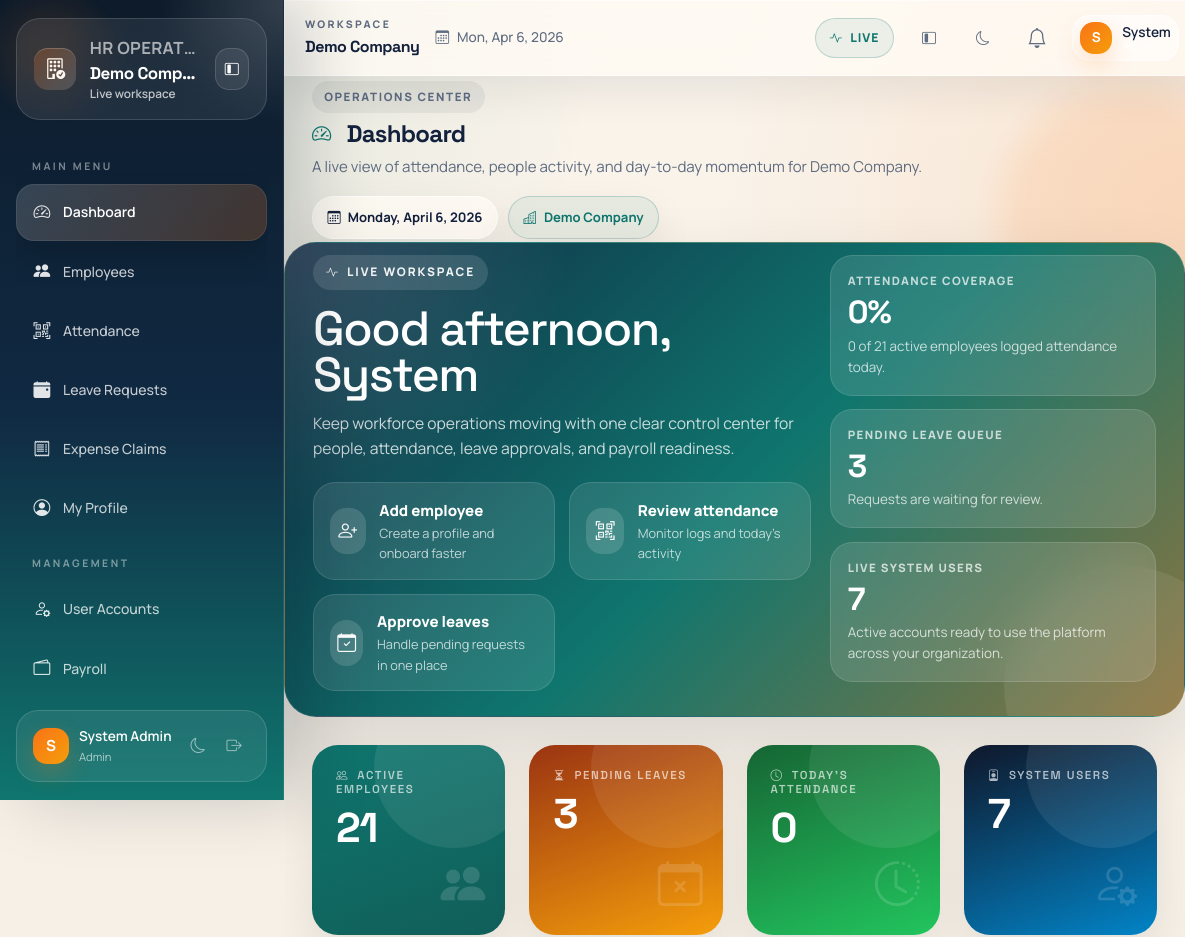
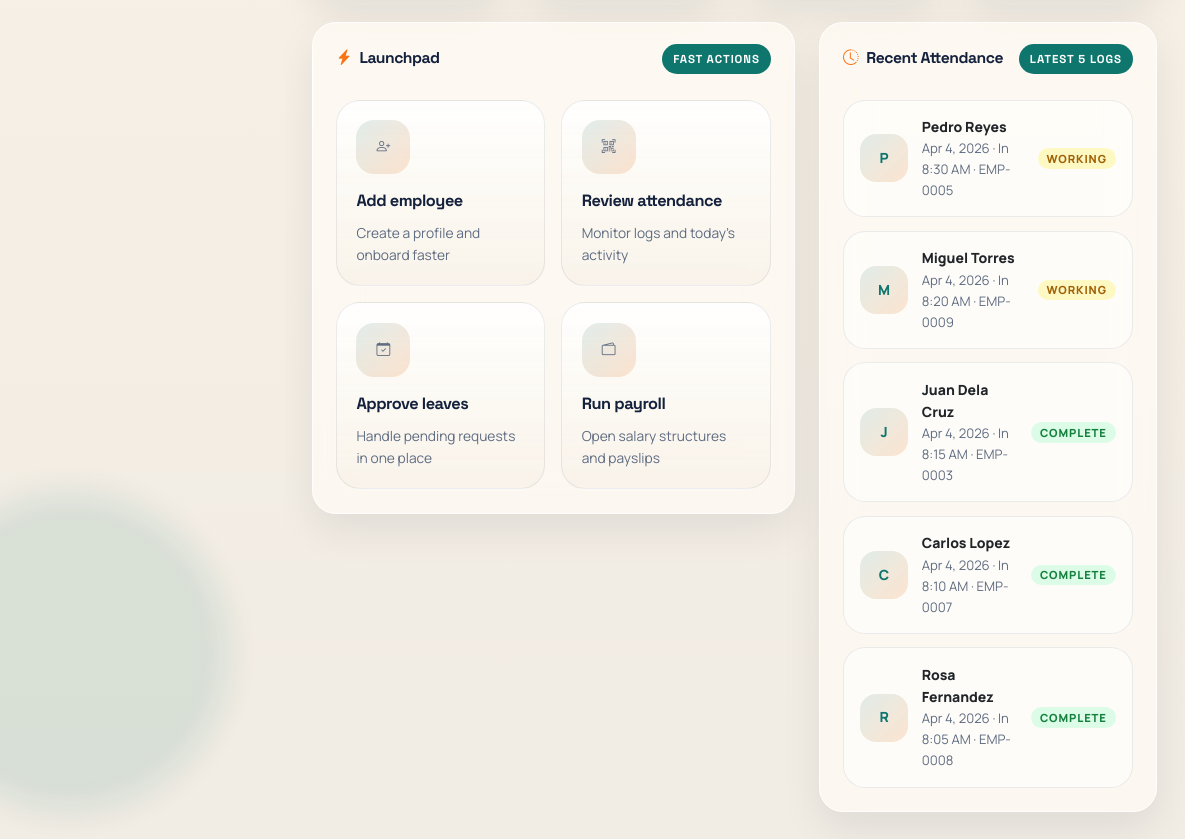
The app's page /modules/dashboard.php (signed in) with its own data (2 pictures, top to bottom).
### tables this page shows
CREATE TABLE attendance (
    id INT AUTO_INCREMENT PRIMARY KEY,
    company_id INT NOT NULL,
    employee_id INT NOT NULL,
    date DATE NOT NULL,
    time_in TIME NULL,
    time_out TIME NULL,
    notes VARCHAR(255),
    UNIQUE KEY uniq_attendance(company_id, employee_id, date)
);

CREATE TABLE employees (
    id INT AUTO_INCREMENT PRIMARY KEY,
    company_id INT NOT NULL,
    employee_code VARCHAR(30),
    first_name VARCHAR(100) NOT NULL,
    last_name VARCHAR(100) NOT NULL,
    email VARCHAR(150) NOT NULL,
    phone VARCHAR(50),
    department_id INT NULL,
    position_id INT NULL,
    hire_date DATE NULL,
    basic_salary DECIMAL(10,2) DEFAULT 0,
    status ENUM('active','inactive') DEFAULT 'active',
    created_at DATETIME DEFAULT CURRENT_TIMESTAMP,
    UNIQUE KEY uniq_emp_code(company_id, employee_code),
    UNIQUE KEY uniq_emp_email(company_id, email)
);

### includes/functions.php (called while the page is built, shortened)
<?php
function e($s) {
    return htmlspecialchars($s ?? "", ENT_QUOTES, "UTF-8");
}

### modules/dashboard.php (the view, shortened to what this page needs)
<?php
require_once __DIR__.'/../config/db.php';
require_once __DIR__.'/../includes/auth.php';
require_once __DIR__.'/../includes/header.php';
require_once __DIR__.'/../includes/nav.php';
$user = $_SESSION['user'] ?? [];
$company = $_SESSION['company'] ?? [];
$features = json_decode($company['features'] ?? '{}', true);
$hasSaas = $pdo->query("SHOW COLUMNS FROM employees LIKE 'company_id'")->fetch();
$cid = $hasSaas ? (company_id() ?? 1) : null;
if($hasSaas && $cid) {
    $emp=$pdo->prepare("SELECT COUNT(*) c FROM employees WHERE company_id=? AND status='active'");
    $emp->execute([$cid]); $emp=$emp->fetch()['c'];
    $lv=$pdo->prepare("SELECT COUNT(*) c FROM leave_requests WHERE company_id=? AND status='pending'");
    $lv->execute([$cid]); $lv=$lv->fetch()['c'];
    $att=$pdo->prepare("SELECT COUNT(*) c FROM attendance WHERE company_id=? AND date=CURDATE()");
    $att->execute([$cid]); $att=$att->fetch()['c'];
    $users=$pdo->prepare("SELECT COUNT(*) c FROM users WHERE company_id=? AND is_active=1");
    $users->execute([$cid]); $users=$users->fetch()['c'];
}
if($hasSaas && $cid) {
    $st = $pdo->prepare("SELECT a.*, e.first_name, e.last_name, e.employee_code FROM attendance a JOIN employees e ON e.id = a.employee_id WHERE a.company_id = ? ORDER BY a.date DESC, a.time_in DESC LIMIT 5");
    $st->execute([$cid]);
    $recent = $st->fetchAll();
} else {
    $recent = $pdo->query("SELECT a.*, e.first_name, e.last_name, e.employee_code FROM attendance a JOIN employees e ON e.id = a.employee_id ORDER BY a.date DESC, a.time_in DESC LIMIT 5")->fetchAll();
}
$hour = (int) date('G');
if ($hour < 12) {
    $greeting = 'Good morning';
} elseif ($hour < 18) {
    $greeting = 'Good afternoon';
} else {
    $greeting = 'Good evening';
}
$displayName = trim((string) ($user['name'] ?? ''));
$firstName = $displayName !== '' ? strtok($displayName, ' ') : 'team';
$workspaceName = $company['name'] ?? 'your workspace';
$attendanceCoverage = $emp > 0 ? (int) round(($att / max(1, $emp)) * 100) : 0;
$isLeadership = in_array($user['role'] ?? '', ['Admin', 'HR Officer', 'Manager'], true);
$leadershipFinalAction = ($features['payroll'] ?? true)
    ? [
        'href' => BASE_URL . '/modules/payroll/index.php',
        'icon' => 'wallet2',
        'title' => 'Run payroll',
        'subtitle' => 'Open salary structures and payslips',
    ]
    : (($features['reports'] ?? true)
        ? [
            'href' => BASE_URL . '/modules/reports/index.php',
            'icon' => 'bar-chart-line',
            'title' => 'View reports',
            'subtitle' => 'Track workforce trends and summaries',
        ]
        : [
            'href' => BASE_URL . '/modules/settings/index.php',
            'icon' => 'gear',
            'title' => 'Open settings',
            'subtitle' => 'Adjust company and system preferences',
        ]);
$quickActions = $isLeadership
    ? [
        [
            'href' => BASE_URL . '/modules/employees/add.php',
            'icon' => 'person-plus',
            'title' => 'Add employee',
            'subtitle' => 'Create a profile and onboard faster',
        ],
        [
            'href' => BASE_URL . '/modules/attendance/index.php',
            'icon' => 'qr-code-scan',
            'title' => 'Review attendance',
            'subtitle' => 'Monitor logs and today\'s activity',
        ],
        [
            'href' => BASE_URL . '/modules/leaves/index.php',
            'icon' => 'calendar-check',
            'title' => 'Approve leaves',
            'subtitle' => 'Handle pending requests in one place',
        ],
        $leadershipFinalAction,
    ]
    : [
        [
            'href' => BASE_URL . '/modules/profile/index.php',
            'icon' => 'person-circle',
            'title' => 'Update profile',
            'subtitle' => 'Keep your personal details current',
        ],
        [
            'href' => BASE_URL . '/modules/attendance/index.php',
            'icon' => 'clock-history',
            'title' => 'View attendance',
            'subtitle' => 'Check your latest time logs',
        ],
        [
            'href' => BASE_URL . '/modules/leaves/add.php',
            'icon' => 'calendar-plus',
            'title' => 'Request leave',
            'subtitle' => 'Submit time off in a few clicks',
        ],
        [
            'href' => ($features['payroll'] ?? true) ? BASE_URL . '/modules/payroll/my-summary.php' : BASE_URL . '/modules/leaves/calendar.php',
            'icon' => ($features['payroll'] ?? true) ? 'cash-coin' : 'calendar-event',
            'title' => ($features['payroll'] ?? true) ? 'Open payroll' : 'Leave calendar',
            'subtitle' => ($features['payroll'] ?? true) ? 'Track earnings and deductions' : 'See approved time off at a glance',
        ],
    ];
?>
<div class="page-header">
  <div>
    <span class="page-kicker">Operations center</span>
    <h4><i class="bi bi-speedometer2 me-2"></i>Dashboard</h4>
    <p class="page-subtitle">A live view of attendance, people activity, and day-to-day momentum for <?= e($workspaceName) ?>.</p>
  </div>
  <div class="page-header-meta">
    <span class="page-chip"><i class="bi bi-calendar3"></i><?= date('l, F j, Y') ?></span>
    <span class="page-chip page-chip--accent"><i class="bi bi-buildings"></i><?= e($workspaceName) ?></span>
  </div>
</div>
<section class="dashboard-hero">
  <div class="dashboard-hero__content">
    <span class="hero-eyebrow"><i class="bi bi-activity"></i>Live workspace</span>
    <h1><?= e($greeting) ?>, <?= e($firstName ?: 'team') ?></h1>
    <p>Keep workforce operations moving with one clear control center for people, attendance, leave approvals, and payroll readiness.</p>
    <div class="hero-actions">
      <?php foreach(array_slice($quickActions, 0, 3) as $action): ?>
      <a href="<?= e($action['href']) ?>" class="hero-action">
        <span class="hero-action__icon"><i class="bi bi-<?= e($action['icon']) ?>"></i></span>
        <span class="hero-action__copy">
          <strong><?= e($action['title']) ?></strong>
          <span><?= e($action['subtitle']) ?></span>
        </span>
      </a>
      <?php endforeach; ?>
    </div>
  </div>
  <div class="dashboard-hero__aside">
    <div class="hero-stat-grid">
      <div class="hero-stat">
        <span class="hero-stat__label">Attendance coverage</span>
        <strong class="hero-stat__value"><?= $attendanceCoverage ?>%</strong>
        <span class="hero-stat__meta"><?= number_format((int) $att) ?> of <?= number_format((int) $emp) ?> active employees logged attendance today.</span>
      </div>
      <div class="hero-stat">
        <span class="hero-stat__label">Pending leave queue</span>
        <strong class="hero-stat__value"><?= number_format((int) $lv) ?></strong>
        <span class="hero-stat__meta"><?= $lv > 0 ? 'Requests are waiting for review.' : 'No leave approvals are waiting right now.' ?></span>
      </div>
      <div class="hero-stat">
        <span class="hero-stat__label">Live system users</span>
        <strong class="hero-stat__value"><?= number_format((int) $users) ?></strong>
        <span class="hero-stat__meta">Active accounts ready to use the platform across your organization.</span>
      </div>
    </div>
  </div>
</section>
<div class="row g-4 mb-4 dashboard-metrics">
  <div class="col-md-6 col-lg-3">
    <div class="stat-card primary">
      <h6><i class="bi bi-people me-2"></i>Active Employees</h6>
      <h2 data-counter="<?= (int) $emp ?>"><?= number_format((int) $emp) ?></h2>
      <i class="bi bi-people-fill icon"></i>
    </div>
  </div>
  <div class="col-md-6 col-lg-3">
    <div class="stat-card warning">
      <h6><i class="bi bi-hourglass-split me-2"></i>Pending Leaves</h6>
      <h2 data-counter="<?= (int) $lv ?>"><?= number_format((int) $lv) ?></h2>
      <i class="bi bi-calendar-x icon"></i>
    </div>
  </div>
  <div class="col-md-6 col-lg-3">
    <div class="stat-card success">
      <h6><i class="bi bi-clock me-2"></i>Today's Attendance</h6>
      <h2 data-counter="<?= (int) $att ?>"><?= number_format((int) $att) ?></h2>
      <i class="bi bi-clock-history icon"></i>
    </div>
  </div>
  <div class="col-md-6 col-lg-3">
    <div class="stat-card info">
      <h6><i class="bi bi-person-badge me-2"></i>System Users</h6>
      <h2 data-counter="<?= (int) $users ?>"><?= number_format((int) $users) ?></h2>
      <i class="bi bi-person-gear icon"></i>
    </div>
  </div>
</div>
<div class="row g-4">
  <div class="col-xl-7">
    <div class="card">
      <div class="card-header d-flex justify-content-between align-items-center">
        <span><i class="bi bi-lightning-charge-fill me-2"></i>Launchpad</span>
        <span class="table-count-badge">Fast actions</span>
      </div>
      <div class="card-body">
        <div class="quick-action-grid">
          <?php foreach($quickActions as $action): ?>
          <a href="<?= e($action['href']) ?>" class="quick-action-tile">
            <span class="quick-action-tile__icon"><i class="bi bi-<?= e($action['icon']) ?>"></i></span>
            <div>
              <strong><?= e($action['title']) ?></strong>
              <span class="d-block mt-2"><?= e($action['subtitle']) ?></span>
            </div>
          </a>
          <?php endforeach; ?>
        </div>
      </div>
    </div>
  </div>
  <div class="col-xl-5">
    <div class="card">
      <div class="card-header d-flex justify-content-between align-items-center">
        <span><i class="bi bi-clock-history me-2"></i>Recent Attendance</span>
        <span class="table-count-badge">Latest 5 logs</span>
      </div>
      <div class="card-body">
        <?php if($recent): ?>
        <div class="activity-list">
          <?php foreach($recent as $r): ?>
          <?php $employeeName = trim(($r['first_name'] ?? '').' '.($r['last_name'] ?? '')); ?>
          <div class="activity-list__item">
            <div class="activity-list__avatar">
              <?= e(strtoupper(substr($employeeName !== '' ? $employeeName : ($r['employee_code'] ?? '?'), 0, 1))) ?>
            </div>
            <div class="activity-list__content">
              <span class="activity-list__title"><?= e($employeeName) ?></span>
              <span class="activity-list__meta">
                <?= date('M j, Y', strtotime($r['date'])) ?>
                <?php if(!empty($r['time_in'])): ?>
                  · In <?= date('g:i A', strtotime($r['time_in'])) ?>
                <?php endif; ?>
                <?php if(!empty($r['employee_code'])): ?>
                  · <?= e($r['employee_code']) ?>
                <?php endif; ?>
              </span>
            </div>
            <?php if(!empty($r['time_out'])): ?>
              <span class="badge bg-success">Complete</span>
            <?php else: ?>
              <span class="badge bg-warning">Working</span>
            <?php endif; ?>
          </div>
          <?php endforeach; ?>
        </div>
        <?php endif; ?>
      </div>
    </div>
  </div>
</div>
<?php require_once __DIR__.'/../includes/footer.php'; ?>

### public/assets/css/style.css (style rules this page uses)
:root { --primary: #6366f1; --primary-dark: #4f46e5; --secondary: #818cf8; --success: #10b981; --warning: #f59e0b; --danger: #ef4444; --info: #06b6d4; --dark: #1e293b; --darker: #0f172a; --sidebar-w: 260px; --topbar-h: 64px; --bg: #f1f5f9; --bg-card: #ffffff; --text: #1e293b; --text-muted: #64748b; --border: #e2e8f0; --radius: 14px; --radius-sm: 8px; --radius-lg: 20px; --shadow-sm: 0 1px 3px rgba(0,0,0,.08), 0 1px 2px rgba(0,0,0,.06); --shadow: 0 4px 16px rgba(0,0,0,.08), 0 2px 4px rgba(0,0,0,.06); --shadow-lg: 0 12px 40px rgba(0,0,0,.12), 0 4px 12px rgba(0,0,0,.08); --sidebar-bg: linear-gradient(180deg, #1e293b 0%, #0f172a 100%); --sidebar-accent: #6366f1; }
*, *::before, *::after { box-sizing: border-box; margin: 0; padding: 0; }
html { scroll-behavior: smooth; }
body { font-family: 'Inter', -apple-system, BlinkMacSystemFont, 'Segoe UI', Roboto, sans-serif; font-size: 14px; line-height: 1.6; background: var(--bg); color: var(--text); min-height: 100vh; -webkit-font-smoothing: antialiased; -moz-osx-font-smoothing: grayscale; }
.main-content > *:not(.top-bar):not(.page-header) { padding-left: 2rem; padding-right: 2rem; }
.main-content > *:last-child { padding-bottom: 2.5rem; }
.page-header { display: flex; align-items: center; justify-content: space-between; flex-wrap: wrap; gap: 0.75rem; padding: 1.5rem 2rem 1rem; border-bottom: 1px solid var(--border); background: var(--bg-card); margin-bottom: 0; }
.page-header h4, .page-header h3 { font-weight: 700; color: var(--text); margin: 0; font-size: 1.3rem; display: flex; align-items: center; gap: 0.5rem; }
.page-header h4 i, .page-header h3 i { color: var(--primary); font-size: 1.2rem; }
.main-content > .page-header + * { padding-top: 1.75rem; }
.card { border: 1px solid var(--border); border-radius: var(--radius); box-shadow: var(--shadow-sm); background: var(--bg-card); overflow: hidden; transition: box-shadow 0.2s ease; }
.card-header { background: var(--bg-card); border-bottom: 1px solid var(--border); font-weight: 700; padding: 1rem 1.25rem; color: var(--text); font-size: 0.9rem; display: flex; align-items: center; gap: 0.5rem; }
.card-header i { color: var(--primary); }
.card-body { padding: 1.25rem; }
.stat-card { position: relative; padding: 1.5rem; border-radius: var(--radius); color: white; overflow: hidden; border: none; transition: transform 0.2s ease, box-shadow 0.2s ease; box-shadow: var(--shadow); }
.stat-card::after { content: ''; position: absolute; top: -30%; right: -15%; width: 160px; height: 160px; background: rgba(255,255,255,0.08); border-radius: 50%; pointer-events: none; }
.stat-card.primary { background: linear-gradient(135deg, #6366f1 0%, #8b5cf6 100%); }
.stat-card.success { background: linear-gradient(135deg, #10b981 0%, #059669 100%); }
.stat-card.warning { background: linear-gradient(135deg, #f59e0b 0%, #d97706 100%); }
.stat-card.info { background: linear-gradient(135deg, #06b6d4 0%, #0891b2 100%); }
.stat-card h6 { opacity: 0.85; font-size: 0.75rem; font-weight: 600; text-transform: uppercase; letter-spacing: 0.6px; margin-bottom: 0.6rem; }
.stat-card h2 { font-size: 2.4rem; font-weight: 800; line-height: 1; margin-bottom: 0; }
.stat-card .icon { position: absolute; right: 1.25rem; bottom: 1rem; font-size: 2.8rem; opacity: 0.18; }
.badge { padding: 0.35em 0.75em; border-radius: 6px; font-weight: 700; font-size: 0.7rem; letter-spacing: 0.3px; }
.badge.bg-success { background: #dcfce7 !important; color: #15803d !important; }
.badge.bg-warning { background: #fef9c3 !important; color: #a16207 !important; }
.table-count-badge { font-size: 0.75rem; padding: 0.3rem 0.85rem; border-radius: 20px; background: var(--primary) !important; color: white !important; font-weight: 700; }
.card, .stat-card { animation: fadeIn 0.25s ease; }

### records on screen
attendance: employee.last_name "P", employee.last_name "Pedro Reyes", date "Apr 4, 2026", time_in "8:30 AM", employee.employee_code "EMP-0005", shows "WORKING"
attendance: employee.last_name "M", employee.last_name "Miguel Torres", date "Apr 4, 2026", time_in "8:20 AM", employee.employee_code "EMP-0009", shows "WORKING"
attendance: employee.last_name "J", employee.last_name "Juan Dela Cruz", date "Apr 4, 2026", time_in "8:15 AM", employee.employee_code "EMP-0003", time_out "COMPLETE"
attendance: employee.last_name "C", employee.last_name "Carlos Lopez", date "Apr 4, 2026", time_in "8:10 AM", employee.employee_code "EMP-0007", time_out "COMPLETE"
attendance: employee.last_name "R", employee.last_name "Rosa Fernandez", date "Apr 4, 2026", time_in "8:05 AM", employee.employee_code "EMP-0008", time_out "COMPLETE"

### other values on screen
$company['name'] "Demo Comp…"
$companyPlanLabel "Live workspace"
substr($u['name'] ?: $u['email'], 0, 1) "S"
$u['name'] ?: $u['email'] "System Admin"
$u['role'] "Admin"
$company['name'] "Demo Company"
explode(' ', $u['name'] ?: $u['email'])[0] "System"
$workspaceName "Demo Company"
$greeting "Good afternoon"
$firstName ?: 'team' "System"
$action['title'] "Add employee"
$action['subtitle'] "Create a profile and onboard faster"
$action['title'] "Review attendance"
$action['subtitle'] "Monitor logs and today's activity"
$action['title'] "Approve leaves"
